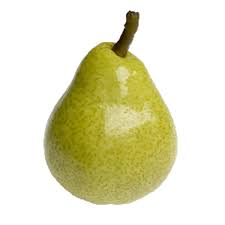
#> input picture To_Predict/pear2.jpg, 225 x 225 px; its folder holds only this picture in this run
$ jupyter execute --allow-errors Demo_Make_Predictions.ipynb   (shell and % lines are left out)   (older library calls are emulated)
#> lines starting #> are read from the running program, lines starting #| are printed output that depends on the picture; after the words box and inside, x2 and y2 are one past the last pixel; in counts of white or black regions, pixels touching at a corner belong together
## Load Libraries

[cell 1]
import os
import cv2
import math
import pickle
import itertools
import numpy as np
import pandas as pd
import seaborn as sns
import skimage.measure
import matplotlib.pyplot as plt

from glob import glob
from sklearn import svm
from sklearn.multiclass import OneVsRestClassifier
from sklearn.neighbors import KNeighborsClassifier
from sklearn.ensemble import RandomForestClassifier
from skimage.feature import greycomatrix, greycoprops
from sklearn.preprocessing import StandardScaler, label_binarize
from sklearn.model_selection import train_test_split, cross_val_score, KFold
from sklearn.metrics import classification_report, confusion_matrix, precision_recall_curve, roc_curve, accuracy_score

## Display Image

[cell 2]
def display_img(img):
    plt.imshow (img, interpolation = 'nearest')
    _ = plt.axis(False)

## Load Model

[cell 3]
model_path = "Models\\\\"
filename_arr = ["rf", "svm","knn"]

#> (a cell that did not finish here is left out)

## Test Image

### Remove White Background (Threshold)

[cell 5]
def remove_background(img, threshold):
    """
    This method removes background from your image

    :param img: cv2 image
    :type img: np.array
    :param threshold: threshold value for cv2.threshold
    :type threshold: float
    :return: RGBA image
    :rtype: np.ndarray
    """

    gray = cv2.cvtColor(img, cv2.COLOR_BGR2GRAY)
    _, threshed = cv2.threshold(gray, threshold, 255, cv2.THRESH_BINARY_INV)

    kernel = cv2.getStructuringElement(cv2.MORPH_ELLIPSE, (11, 11))
    morphed = cv2.morphologyEx(threshed, cv2.MORPH_CLOSE, kernel)

    cnts = cv2.findContours(morphed, cv2.RETR_EXTERNAL, cv2.CHAIN_APPROX_SIMPLE)[0]
    cnt = sorted(cnts, key=cv2.contourArea)[-1]

    mask = cv2.drawContours(threshed, cnt, 0, (0, 255, 0), 0)
    masked_data = cv2.bitwise_and(img, img, mask=mask)

    x, y, w, h = cv2.boundingRect(cnt)
    dst = masked_data[y: y + h, x: x + w]

    dst_gray = cv2.cvtColor(dst, cv2.COLOR_BGR2GRAY)
    _, alpha = cv2.threshold(dst_gray, 0, 255, cv2.THRESH_BINARY)
    b, g, r = cv2.split(dst)

    rgba = [r, g, b, alpha]
    dst = cv2.merge(rgba, 4)

    dst = cv2.cvtColor(dst, cv2.COLOR_BGRA2RGB)

    return dst

### Conversion Function

#### Convert Val To RGB

[cell 6]
# [9 lines left out: function convert_val_to_rgb, not called in this run]

#### Convert Val To Bin

[cell 7]
# [9 lines left out: function convert_val_to_bin, not called in this run]

### Pipeline Color Features

[cell 8]
# [12 lines left out: function pipeline_color, not called in this run]

### Pipeline Texture Features

[cell 9]
# [11 lines left out: function pipeline_texture, not called in this run]

### Pipeline Shape Features

[cell 10]
# [30 lines left out: function pipeline_shape, not called in this run]

### Pipeline Final

[cell 11]
def pipeline_img(img_path, threshold = 225, h = 100, w = 100):
    cv_img = cv2.imread(img_path)

    # Resize Image
    cv_img = cv2.resize(cv_img, (w,h),interpolation = cv2.INTER_AREA)

    # Remove White Background
    cv_img = remove_background(cv_img, threshold)

    # Convert Image from RGB to BGR
    cv_img = cv2.cvtColor(cv_img, cv2.COLOR_BGR2RGB)

    # Transform CV Image from unint8 to float32
    img_tmp = cv_img / 255.0

    # Color Enhancement - Enhance the R, G, B Colors of the image
    r, g, b = cv2.split(img_tmp)
    img_sum = r + g + b
    CR, CG, CB = cv2.divide(r, img_sum), cv2.divide(g, img_sum), cv2.divide(b, img_sum)
    img_tmp = cv2.merge((CR, CG, CB))

    # Convert the image from float32 to uint8
    img_tmp = np.uint8(img_tmp * 255)

    # Convert the image to Gray Image
    img_gray = cv2.cvtColor(img_tmp, cv2.COLOR_BGR2GRAY)

    # Apply Gaussian Blur to Image
    img_blur = cv2.GaussianBlur(img_gray, (7,7), 1)

    # Canny Edge Detection
    img_canny = cv2.Canny(img_blur, 50, 150)

    # Edge Detector
    kernel = np.ones((5, 5), dtype = np.uint8)
    img_dilate = cv2.dilate(img_canny, kernel, iterations = 1)

    contours, hier = cv2.findContours(img_dilate, cv2.RETR_EXTERNAL, cv2.CHAIN_APPROX_SIMPLE)

    # Crop the Image
    roi = []
    for cnt in contours:
        x, y, w, h = cv2.boundingRect(cnt)
        roi = cv_img[y: y + h, x: x + w]

    # Darken Image
    roi = cv2.convertScaleAbs(roi, alpha=0.75, beta=20)
    return roi

[cell 12]
# [19 lines left out: function pipeline_all_dict, not called in this run]

[cell 13]
# [4 lines left out: function pipeline_final, not called in this run]

[cell 14]
feature_arr = []

cc = ["00", "55", "AA", "FF"]

# Color Features
for i in cc:
    for j in cc:
        for k in cc:
            feature_arr.append(f"#{i}{j}{k}")

# Texture Feature
feature_arr += ["Mean", "Variance", "Entropy", "Contrast", "Homogeneity", "Correlation", "Energy"]

# Shape Feature
feature_arr += [f"huMoment {(i + 1)}" for i in range(7)]
feature_arr += ["Area", "Perimeter"]

## Predict Image in To_Predict Folder

[cell 15]
to_predict_img_path = "To_Predict"

### Get List of Images from To_Predict Folder

[cell 16]
def get_list_of_image_from_to_predict(default_prediction_folder_path = "To_Predict"):
    arr = glob(default_prediction_folder_path + "\\*.jpg")
    return arr

### Use Random Forest Model To Predict Individual Image

[cell 17]
# [23 lines left out: function pred_img, not called in this run]

### Make Predictions

### Predict against one Single Fruit

[cell 18]
selected_img_path = 'To_Predict\\rand_img_1.jpg'

ori_img = cv2.imread(selected_img_path)
#> (the rest of this cell did not finish here and is left out)

### Predict Against all fruit Image in To_Predict Folder

[cell 19]
fruit_img_path_arr = get_list_of_image_from_to_predict(to_predict_img_path)
fruit_img_path_arr

[cell 20]
fruit_img_path_arr = get_list_of_image_from_to_predict(to_predict_img_path)
#> further down, ori_img is the input picture: shape (225, 225, 3); mean B, G, R 193.3, 224.9, 226.9
#> (the rest of this cell did not finish here and is left out)

#> in remove_background, `gray = cv2.cvtColor(img, cv2.COLOR_BGR2GRAY)`:
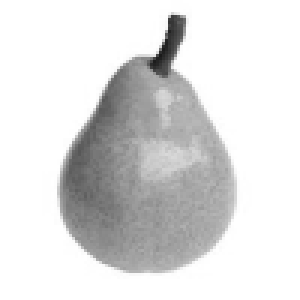
#> gray: shape (100, 100) (shown 3 times larger); min 26, max 255, mean 221.9
#> in remove_background, `_, threshed = cv2.threshold(gray, threshold, 255, cv2.THRESH_BINARY_INV)`:
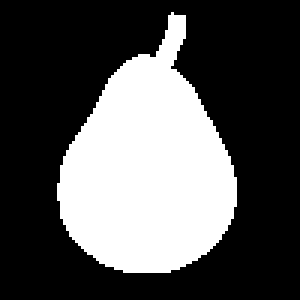
#> threshed: shape (100, 100) (shown 3 times larger); 32.6% white; 1 white region, box (x1, y1, x2, y2) and area: (19, 4, 79, 91) 3265
#> in remove_background, `morphed = cv2.morphologyEx(threshed, cv2.MORPH_CLOSE, kernel)`: morphed: shape (100, 100); 32.8% white; 1 white region
#> in remove_background, `cnts = cv2.findContours(morphed, cv2.RETR_EXTERNAL, cv2.CHAIN_APPROX_S..`: cnts = 1 contour; box (x1, y1, x2, y2) and area: (19, 4, 79, 91) 3171
#> in remove_background, `cnt = sorted(cnts, key=cv2.contourArea)[-1]`: cnt = contour of 117 points, box (x1, y1, x2, y2) (19, 4, 79, 91), area 3171
#> in remove_background, `mask = cv2.drawContours(threshed, cnt, 0, (0, 255, 0), 0)`: mask: shape (100, 100); 32.6% white; 1 white region, box (x1, y1, x2, y2) and area: (19, 5, 79, 91) 3264
#> in remove_background, `masked_data = cv2.bitwise_and(img, img, mask=mask)`:
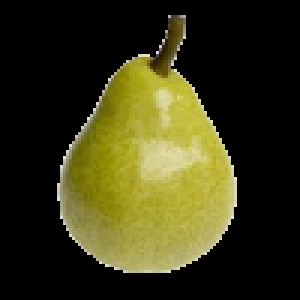
#> masked_data: shape (100, 100, 3) (shown 3 times larger); mean B, G, R 22, 53.4, 55.3
#> in remove_background, `x, y, w, h = cv2.boundingRect(cnt)`: x = 19; y = 4; w = 60; h = 87
#> in remove_background, `_, alpha = cv2.threshold(dst_gray, 0, 255, cv2.THRESH_BINARY)`: alpha: shape (87, 60); 62.5% white; 3 black regions, box (x1, y1, x2, y2) and area: (0, 0, 60, 57) 1625, (38, 65, 60, 87) 166, (0, 63, 22, 87) 165
#> in pipeline_img, `CR, CG, CB = cv2.divide(r, img_sum), cv2.divide(g, img_sum), cv2.divid..`:
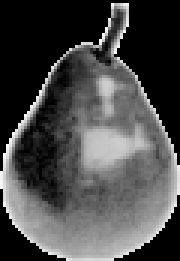
#> CB: shape (87, 60) float64 (shown 3 times larger); 37.47% of the values are NaN or infinite; the others: min 0, max 0.333, mean 0.154; drawn with min black, max white, NaN and infinite black
#> in pipeline_img, `img_tmp = cv2.merge((CR, CG, CB))`: img_tmp: shape (87, 60, 3) float64; 37.47% of the values are NaN or infinite; the others: min 0, max 0.614, mean 0.333
#> in pipeline_img, `img_tmp = np.uint8(img_tmp * 255)`:
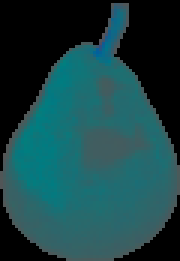
#> img_tmp: shape (87, 60, 3) (shown 3 times larger); mean of channels 0, 1, 2 68.6, 65.8, 24.2; drawn as B, G, R
#> in pipeline_img, `img_blur = cv2.GaussianBlur(img_gray, (7,7), 1)`:
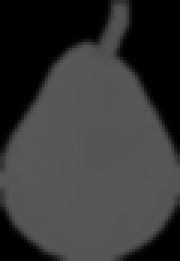
#> img_blur: shape (87, 60) (shown 3 times larger); min 0, max 88, mean 53.8
#> in pipeline_img, `img_canny = cv2.Canny(img_blur, 50, 150)`: img_canny: shape (87, 60); 4.8% white in thin lines or dots
#> in pipeline_img, `img_dilate = cv2.dilate(img_canny, kernel, iterations = 1)`:
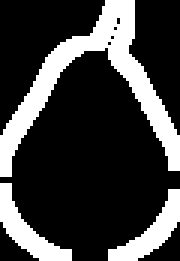
#> img_dilate: shape (87, 60) (shown 3 times larger); 24.3% white; 3 white regions
#> in pipeline_img, `contours, hier = cv2.findContours(img_dilate, cv2.RETR_EXTERNAL, cv2.C..`: contours = 3 contours; box (x1, y1, x2, y2) and area: (0, 0, 60, 59) 736, (0, 61, 24, 87) 178, (36, 63, 60, 87) 172
#> the loop in pipeline_img, `for cnt in contours:` made 3 passes
#> (x, y, w, h) on passes 1 to 3: (36, 63, 24, 24), (0, 61, 24, 26), (0, 0, 60, 59)
#> pass 1, in pipeline_img, `roi = cv_img[y: y + h, x: x + w]`:
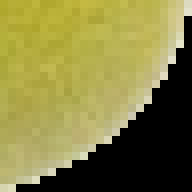
#> roi: shape (24, 24, 3) (shown 8 times larger); mean R, G, B 132.4, 127.6, 65.6
#> pass 2, in pipeline_img, `roi = cv_img[y: y + h, x: x + w]`:
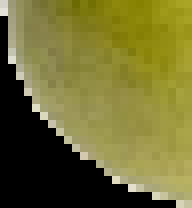
#> roi: shape (26, 24, 3) (shown 8 times larger); mean R, G, B 112.3, 108.7, 50
#> `preprocessed_img = cv2.resize(preprocessed_img, (100, 100), interpolat..`:
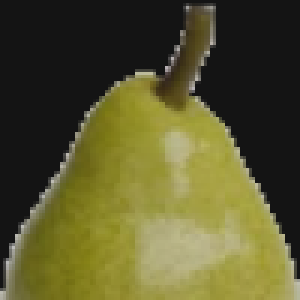
#> preprocessed_img: shape (100, 100, 3) (shown 3 times larger); mean R, G, B 88.5, 86, 45.2
    preprocessed_img = cv2.resize(preprocessed_img, (100, 100), interpolation = cv2.INTER_AREA) # Resize Preprocessed Image

    img_arr = [ori_img, preprocessed_img]
    img_name_arr = ["Original Image", "Preprocessed Image"]

    pred_label = pred_img(rf_model, img_path) # Show Predicted Result

    fig, axs = plt.subplots(1, 2, figsize=(7, 7))
    print(f"Predicted Fruit label: {pred_label}")

    for i in range(0, 2):
        axs[i].imshow(img_arr[i], interpolation = 'nearest')
        axs[i].axis("off")
        axs[i].set_title(img_name_arr[i])
    plt.show()

$ run again, on To_Predict/rand_img_6.jpg
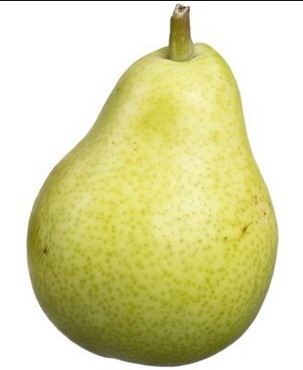
#> input picture To_Predict/rand_img_6.jpg, 303 x 370 px
#> ori_img is the input picture: shape (370, 303, 3); mean B, G, R 166.8, 218.5, 220.1
#> threshed: shape (100, 100); 52.2% white; 8 black regions (5 under 20 px), largest, box (x1, y1, x2, y2) and area: (0, 1, 100, 100) 4463, (54, 38, 73, 61) 200, (59, 20, 71, 37) 100
#> morphed: shape (100, 100); 56.3% white; 2 black regions
#> cnts = 1 contour; box (x1, y1, x2, y2) and area: (0, 0, 100, 100) 5412
#> cnt = contour of 126 points, box (x1, y1, x2, y2) (0, 0, 100, 100), area 5412
#> mask: shape (100, 100); 52.2% white; 8 black regions (5 under 20 px), largest, box (x1, y1, x2, y2) and area: (0, 0, 100, 100) 4464, (54, 38, 73, 61) 200, (59, 20, 71, 37) 100
#> in remove_background, `x, y, w, h = cv2.boundingRect(cnt)`: x = 0; w = 100
#> img_canny: shape (100, 100); 6.4% white in thin lines or dots
#> img_dilate: shape (100, 100); 29.3% white; 1 white region
#> contours = 1 contour; box (x1, y1, x2, y2) and area: (0, 0, 100, 100) 2516
#> the loop in pipeline_img, `for cnt in contours:` made 1 pass
#> in pipeline_img, `roi = cv2.convertScaleAbs(roi, alpha=0.75, beta=20)`:
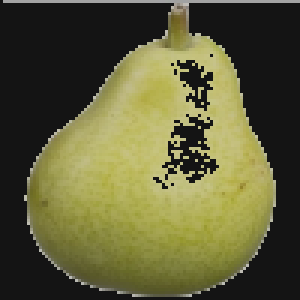
#> roi: shape (100, 100, 3) (shown 3 times larger); mean R, G, B 94.3, 93.2, 56.3
